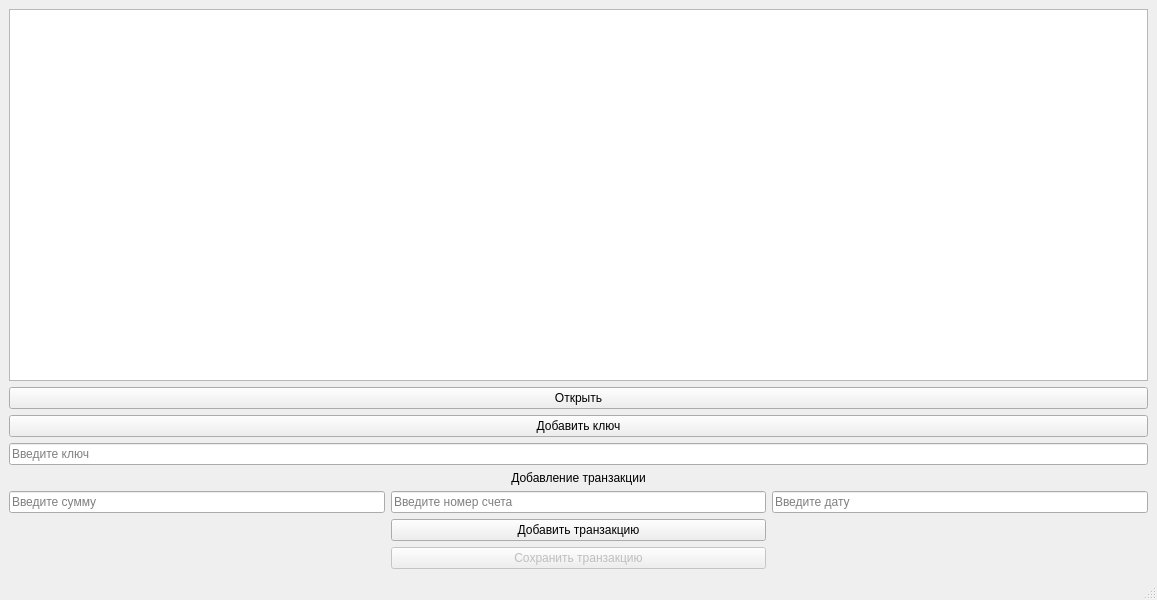
<?xml version="1.0" encoding="UTF-8"?>
<ui version="4.0">
 <class>MainWindow</class>
 <widget class="QMainWindow" name="MainWindow">
  <property name="geometry">
   <rect>
    <x>0</x>
    <y>0</y>
    <width>1157</width>
    <height>600</height>
   </rect>
  </property>
  <property name="windowTitle">
   <string>MainWindow</string>
  </property>
  <widget class="QWidget" name="centralwidget">
   <layout class="QGridLayout" name="gridLayout">
    <item row="7" column="1">
     <widget class="QLineEdit" name="lineEditWallet">
      <property name="placeholderText">
       <string>Введите номер счета</string>
      </property>
     </widget>
    </item>
    <item row="7" column="2">
     <widget class="QLineEdit" name="lineEditDate">
      <property name="placeholderText">
       <string>Введите дату</string>
      </property>
     </widget>
    </item>
    <item row="5" column="0" colspan="3">
     <widget class="QLineEdit" name="lineEditKey">
      <property name="placeholderText">
       <string>Введите ключ</string>
      </property>
     </widget>
    </item>
    <item row="6" column="1">
     <widget class="QLabel" name="label">
      <property name="text">
       <string>Добавление транзакции</string>
      </property>
      <property name="alignment">
       <set>Qt::AlignCenter</set>
      </property>
     </widget>
    </item>
    <item row="9" column="1">
     <widget class="QPushButton" name="pushButtonAddTransaction">
      <property name="text">
       <string>Добавить транзакцию</string>
      </property>
     </widget>
    </item>
    <item row="2" column="0" colspan="3">
     <widget class="QPushButton" name="pushButtonOpen">
      <property name="text">
       <string>Открыть</string>
      </property>
     </widget>
    </item>
    <item row="7" column="0">
     <widget class="QLineEdit" name="lineEditAmount">
      <property name="placeholderText">
       <string>Введите сумму</string>
      </property>
     </widget>
    </item>
    <item row="1" column="0" colspan="3">
     <widget class="QPlainTextEdit" name="plainTextEditTransactions"/>
    </item>
    <item row="4" column="0" colspan="3">
     <widget class="QPushButton" name="pushButtonUpdateKey">
      <property name="text">
       <string>Добавить ключ</string>
      </property>
     </widget>
    </item>
    <item row="10" column="1">
     <widget class="QPushButton" name="pushButtonSave">
      <property name="enabled">
       <bool>false</bool>
      </property>
      <property name="text">
       <string>Сохранить транзакцию</string>
      </property>
     </widget>
    </item>
   </layout>
  </widget>
  <widget class="QMenuBar" name="menubar">
   <property name="geometry">
    <rect>
     <x>0</x>
     <y>0</y>
     <width>1157</width>
     <height>22</height>
    </rect>
   </property>
  </widget>
  <widget class="QStatusBar" name="statusbar"/>
 </widget>
 <resources/>
 <connections/>
</ui>
